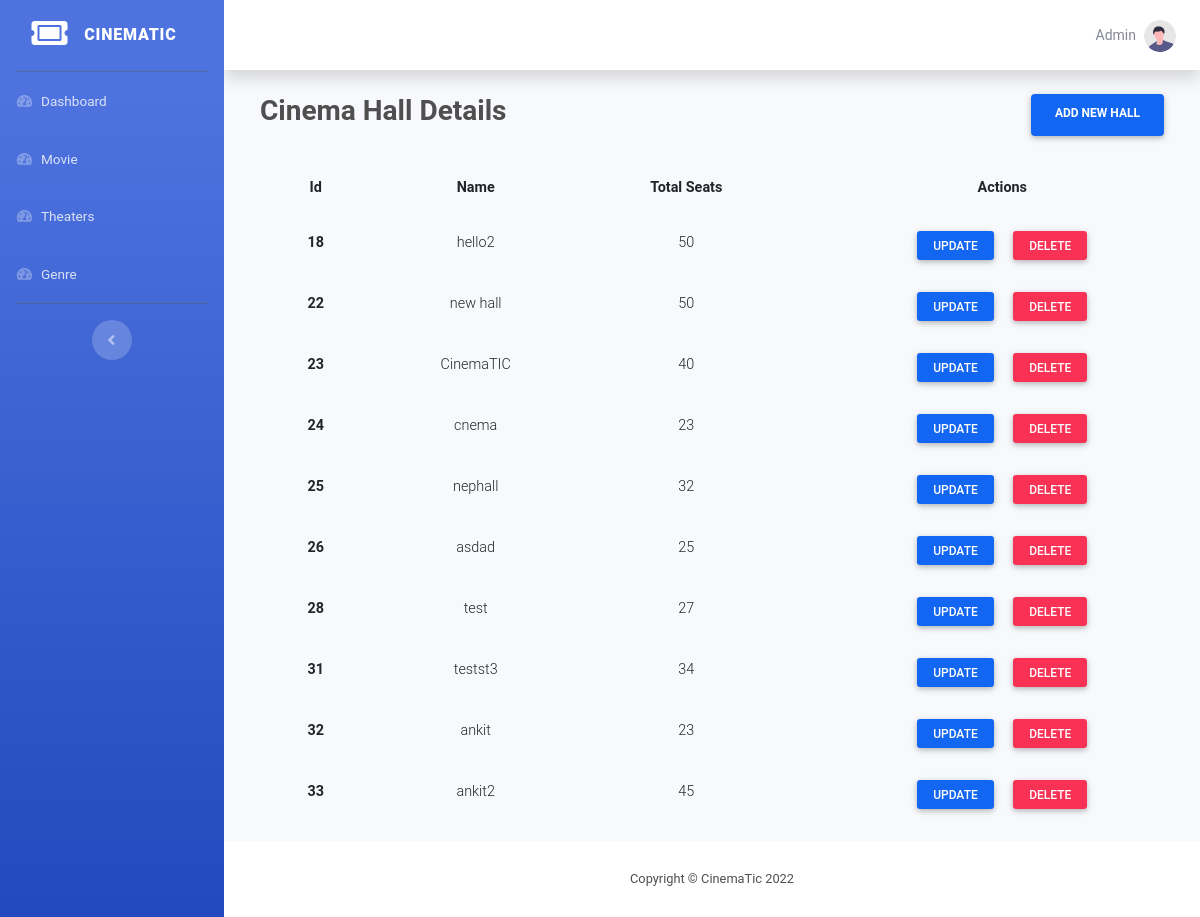
/admin/hall/index.php (signed in), run on an earlier commit of the app's database.
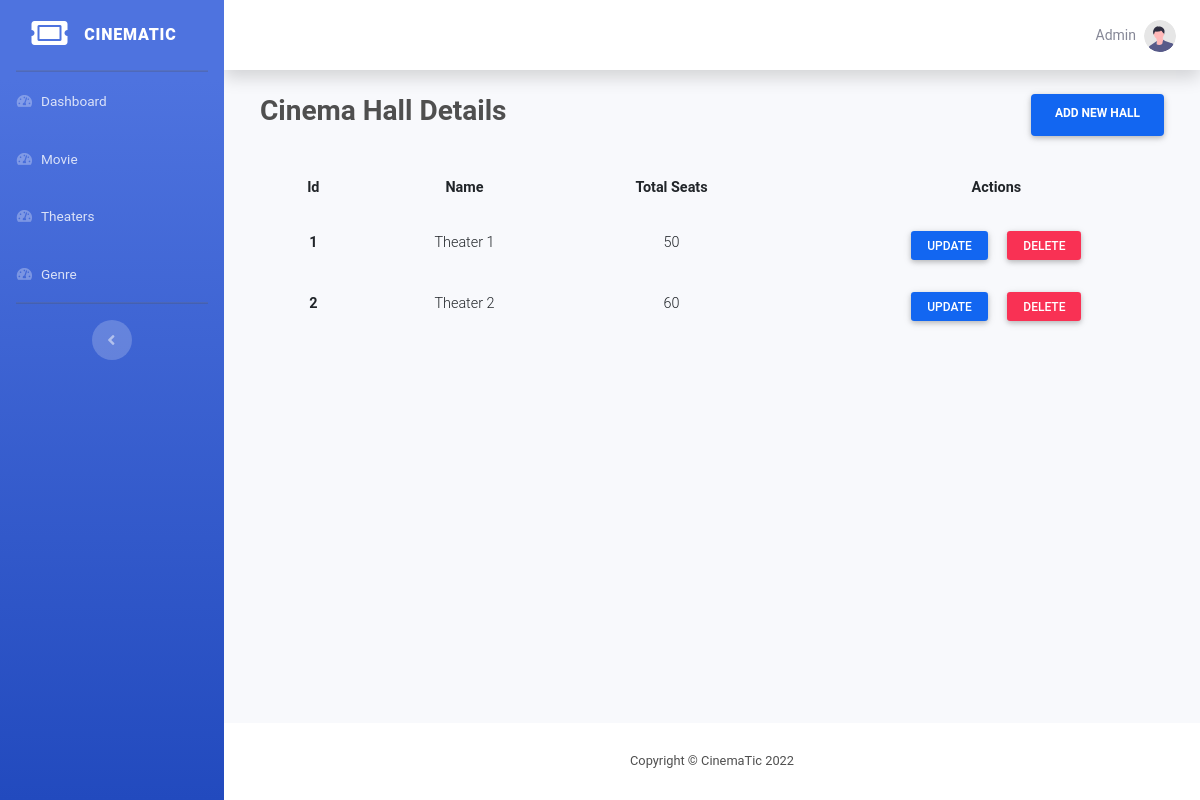
And on a later commit of the database.
### tables this page shows
CREATE TABLE `hall` (
  `id` int(11) NOT NULL,
  `name` varchar(30) NOT NULL,
  `total_seats` int(11) NOT NULL
);

### admin/components/admin.php (called while the page is built, shortened)
<?php
include  __DIR__ . "/../../functions/db.php";
$page_url = "http://localhost/mtbs/admin/";

### functions/db.php (called while the page is built, shortened)
<?php
function pdo()
{
    $dbhost = "localhost";
    $dbname = "mtbs";
    $dbuser = "root";
    $dbpass = "";
    $options = [
        PDO::ATTR_DEFAULT_FETCH_MODE => PDO::FETCH_ASSOC
    ];
    $dsn = "mysql:host=" . $dbhost . ";dbname=" . $dbname;
    try {
        $pdo = new PDO($dsn, $dbuser, $dbpass, $options);
    } catch (PDOException $e) {
        die("Cannot Connect to Database: " . $e->getMessage());
    }
    return $pdo;
}
function all($table)
{
    $pdo = pdo();
    $stmt = $pdo->prepare("SELECT * FROM $table");
    $stmt->execute();
    return $stmt->fetchAll();
}

### admin/hall/index.php (the view, shortened to what this page needs)
<?php
require_once __DIR__ . "/../components/admin.php";
$result = all('hall');
include  __DIR__ . "/../components/header.php";
include  __DIR__ . "/../components/sidebar.php";
?>
<div class="container-fluid">
    <div class="d-flex m-4 justify-content-between mb-4">
        <h3 class="font-weight-bold">Cinema Hall Details</h3>
        <a href="./create.php" class="btn btn-primary px-4 font-weight-bold">Add New Hall</a>
    </div>
    <table class="table mx-4 table-responsive-md table-borderless">
        <thead>
            <tr>
                <th class="text-center font-weight-bold">Id</th>
                <th class="text-center font-weight-bold">Name</th>
                <th class="text-center font-weight-bold">Total Seats</th>
                <th class="text-center font-weight-bold">Actions</th>
            </tr>
        </thead>
        <tbody>
            <?php foreach ($result as $key) : ?>
                <tr>
                    <td class="text-center font-weight-bold"><?php echo $key['id']; ?></td>
                    <td class="text-center"><?php echo $key['name']; ?></td>
                    <td class="text-center"><?php echo $key['total_seats']; ?></td>
                    <td class="text-center">
                        <a class="btn btn-primary btn-sm mx-2" href="./edit.php?id=<?php echo $key['id']; ?>">Update</a>
                        <a class="btn btn-danger btn-sm mx-2" onclick="confirmDelete(<?php echo $key['id']; ?>)" href="#!">Delete</a>
                    </td>
                </tr>
            <?php endforeach;  ?>
        </tbody>
    </table>
</div>
</div>
<?php include "../components/footer.php"; ?>

### admin/components/header.php (shortened to what this page needs)
<?php require_once "admin.php" ?>
<!DOCTYPE html>
<html lang="en">
<head>
    <link href="<?php echo $page_url ?>vendor/fontawesome-free/css/all.css" rel="stylesheet" type="text/css" />
    <link href="<?php echo $page_url ?>css/sb-admin-2.min.css" rel="stylesheet" />
    <link rel="stylesheet" href="<?php echo $page_url ?>css/mdb.min.css">
</head>
<body id="page-top">

### admin/components/sidebar.php (shortened to what this page needs)
<div id="wrapper">
    <ul class="navbar-nav bg-gradient-primary sidebar sidebar-dark accordion" id="accordionSidebar">
        <a class="sidebar-brand d-flex align-items-center justify-content-center" href="./index.php">
            <div class="sidebar-brand-icon">
                <i class="fas fa-ticket-alt"></i>
            </div>
            <div class="sidebar-brand-text mx-3">CINEMA<span>TIC</span> </div>
        </a>
        <hr class="sidebar-divider my-0" />
        <li class="nav-item">
            <a class="nav-link" href="http://localhost/mtbs/admin/">
                <i class="fas fa-fw fa-tachometer-alt"></i>
                <span>Dashboard</span></a>
        </li>
        <li class="nav-item">
            <a class="nav-link" href="http://localhost/mtbs/admin/movie">
                <i class="fas fa-fw fa-tachometer-alt"></i>
                <span>Movie</span></a>
        </li>
        <li class="nav-item">
            <a class="nav-link" href="http://localhost/mtbs/admin/hall">
                <i class="fas fa-fw fa-tachometer-alt"></i>
                <span>Theaters</span></a>
        </li>
        <li class="nav-item">
            <a class="nav-link" href="http://localhost/mtbs/admin/genre">
                <i class="fas fa-fw fa-tachometer-alt"></i>
                <span>Genre</span></a>
        </li>
        <hr class="sidebar-divider" />
        <div class="text-center d-none d-md-inline">
            <button class="rounded-circle border-0" id="sidebarToggle"></button>
        </div>
    </ul>
    <div id="content-wrapper" class="d-flex flex-column">
        <div id="content">
            <nav class="navbar navbar-expand navbar-light bg-white topbar mb-4 static-top shadow">
                <ul class="navbar-nav ml-auto">
                    <li class="nav-item dropdown no-arrow">
                        <a class="nav-link dropdown-toggle" href="#" id="userDropdown" role="button" data-toggle="dropdown" aria-haspopup="true" aria-expanded="false">
                            <span class="mr-2 d-none d-lg-inline text-gray-600 small">Admin</span>
                            <img class="img-profile rounded-circle" src="<?php echo $page_url ?>img/undraw_profile.svg" />
                        </a>
                    </li>
                </ul>
            </nav>

### admin/components/footer.php (shortened to what this page needs)
<footer class="sticky-footer bg-white">
    <div class="container my-auto">
        <div class="copyright text-center my-auto">
            <span>Copyright &copy; CinemaTic <?php echo date('Y') ?></span>
        </div>
    </div>
</footer>
</div>
</div>
</body>
</html>

What changed in the data, as far as the page shows it:
removed hall: id "18", name "hello2", total_seats "50"
removed hall: id "22", name "new hall", total_seats "50"
removed hall: id "23", name "CinemaTIC", total_seats "40"
removed hall: id "24", name "cnema", total_seats "23"
removed hall: id "25", name "nephall", total_seats "32"
removed hall: id "26", name "asdad", total_seats "25"
removed hall: id "28", name "test", total_seats "27"
removed hall: id "31", name "testst3", total_seats "34"
removed hall: id "32", name "ankit", total_seats "23"
removed hall: id "33", name "ankit2", total_seats "45"
added hall: id "1", name "Theater 1", total_seats "50"
added hall: id "2", name "Theater 2", total_seats "60"
